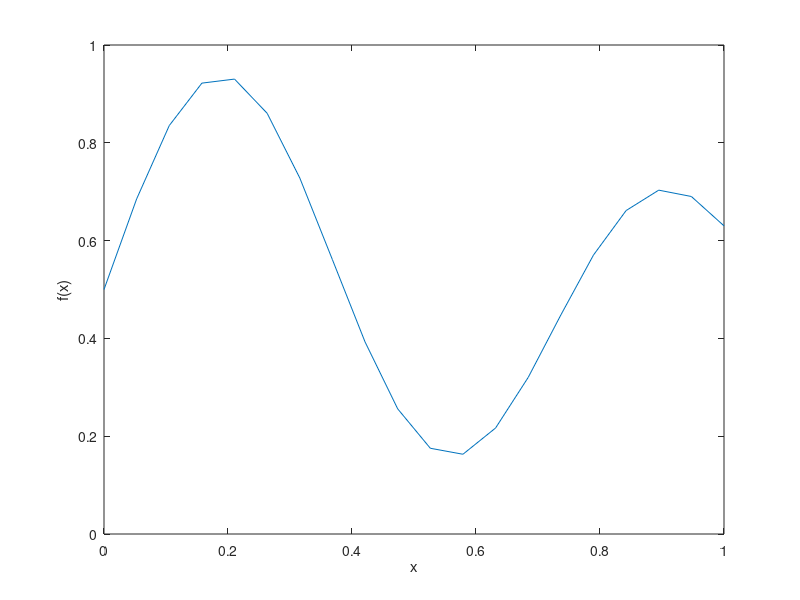
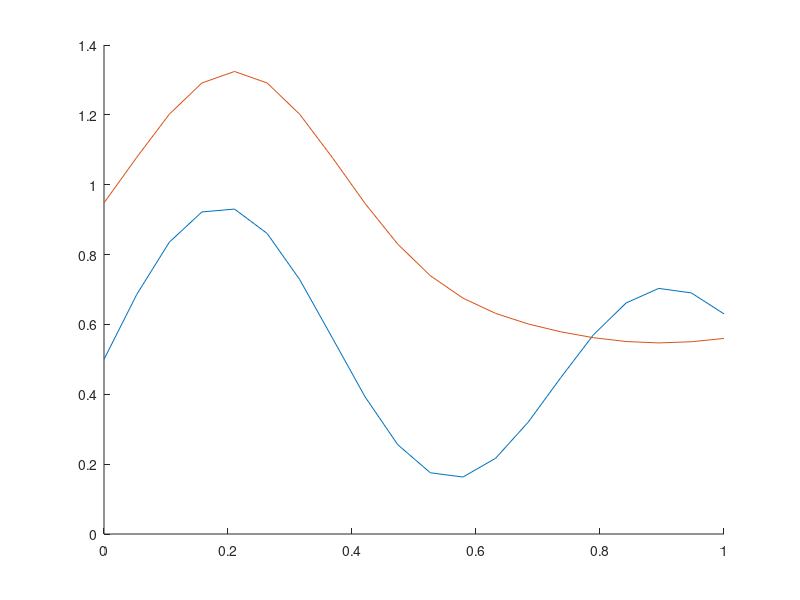
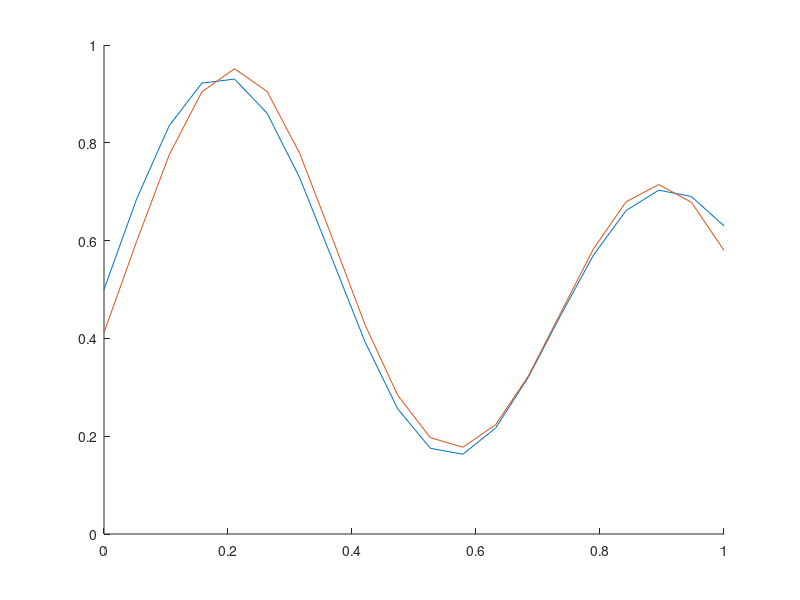

The MATLAB source for these figures, in order:
clear all; 
clc;

x=linspace(0,1,20);

func=(1+0.6*sin(2*pi*x/0.7)+0.3*sin(2*pi*x))/2;

figure(1)
plot(x,func);
ylabel('f(x)');
xlabel('x');

%rnd vertes

w1 = randn(1);
w2 = randn(1);
b1 = randn(1);


[pks,locs] = findpeaks(func);
c1 = x(locs(1,1));
c2 = x(locs(1,2));

r1 = 0.17;
r2 = 0.17;

func1 = zeros(1,20);
func2 = zeros(1,20);

%apskanciuojame spindulno fukncijas

for n = 1:20
    
    func1(n) = exp(-((x(n)-c1)^2)/(2*r1^2));
    func2(n) = exp(-((x(n)-c2)^2)/(2*r2^2));

end

E = 0;
e = 0;
er = zeros(1, length(x));

%suskaiciuojamos sumos su svoriais

for n = 1:20
    w(n) = w1*func1(n) + w2*func2(n) + b1;
end

for n = 1:20
    er(n) = func(n) - w(n);
    e = e + er(n);
    E = E + abs(er(n));
end

%mokymo zingsnis

l = 0.01;

MaxE = 0.001;

figure(2)
hold on
plot(x,func);
plot(x,w);
hold off

for z = 1:5000 
    
    %atnaujinam kintamuosius
    
    for n = 1:20
        w1 = w1 + l*er(n)*func1(n);
        w2 = w2 + l*er(n)*func2(n);
        b1 = b1 + l*er(n);
    end
    
    %pirmas sluoksnis
    
    for n = 1:20
    
        w(n) = w1*func1(n) + w2*func2(n) + b1;
    
    end
    
    E = 0;
    e = 0;
    er = zeros(1, length(x));
    
    for n = 1:20
       
        er(n) = func(n) - w(n);
        e = e + er(n);
        E = E + abs(er(n));
    
    end
    
    
    E
    
end

figure(3)
hold on
plot(x,func);
plot(x,w);
hold off

    
